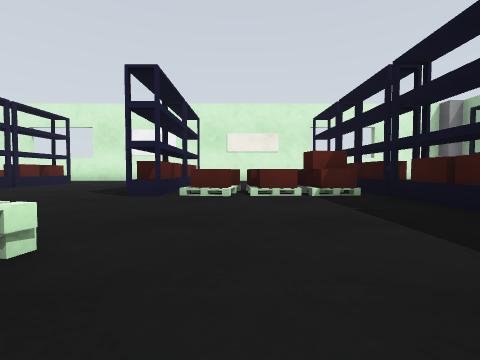
[1] (above)

21 first-person views from a walk through a robot-simulator world made for Gazebo. The camera is 0.39 m above the floor, tilts 2° down and sees 85° across. The floor is counted in squares, 1 m on a side. Each view is taken from the middle of a square. On the plan, view 1 faces up. The plan holds only what a view shows up to about 9 squares ahead; the rest is blank. Surface patterns are stand-ins for the level's own textures.

[2]
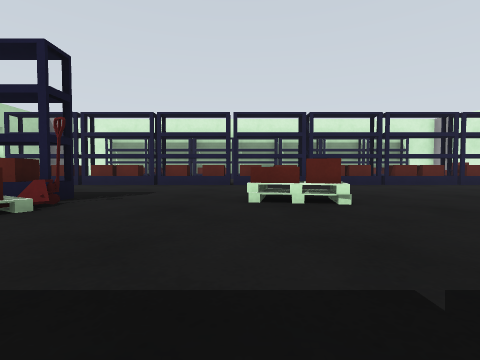

[3]
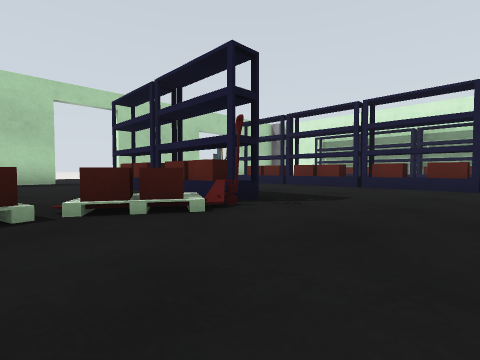

[4]
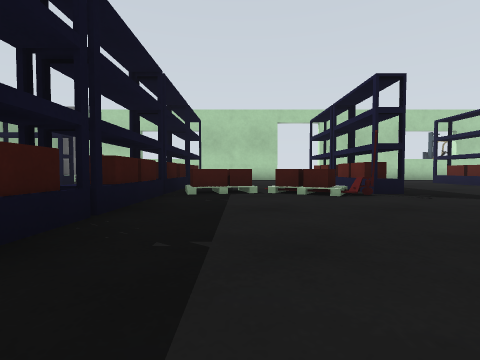

[5]
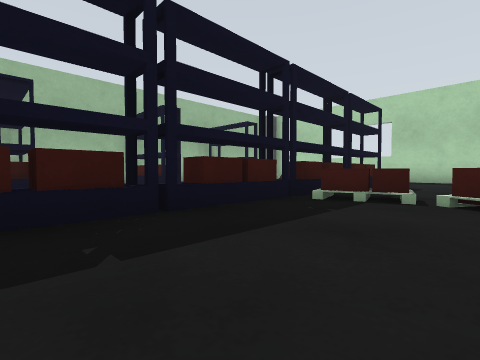

[6]
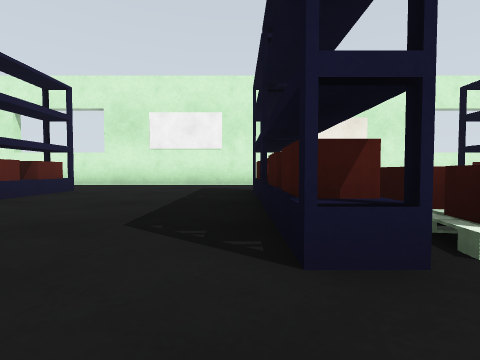

[7]
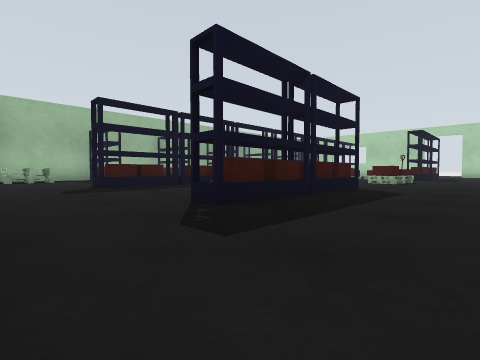

[8]
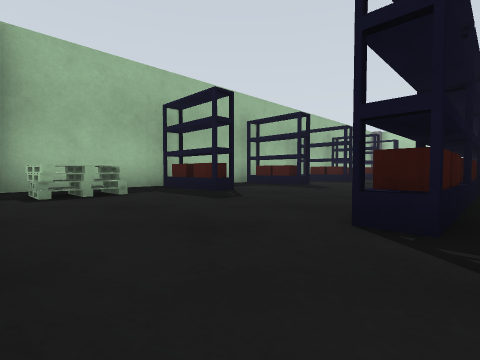

[9]
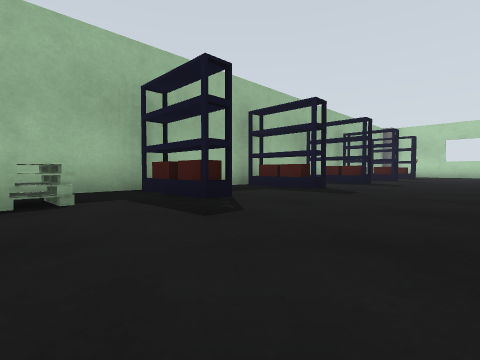

[10]
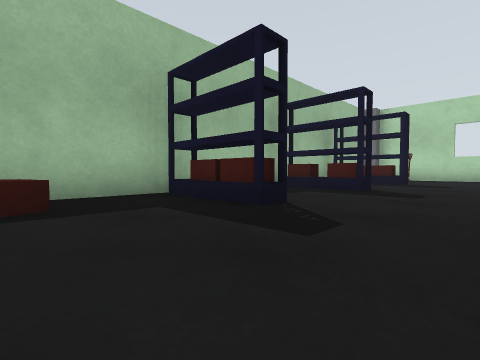

[11]
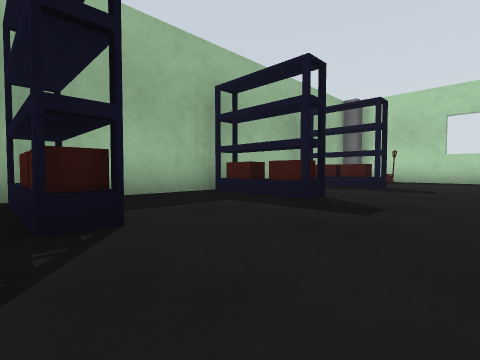

[12]
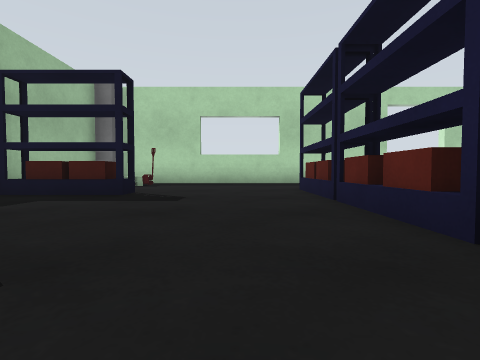

[13]
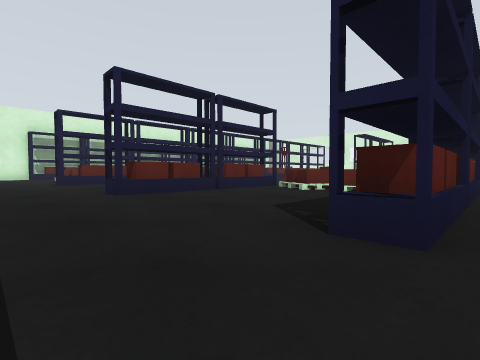

[14]
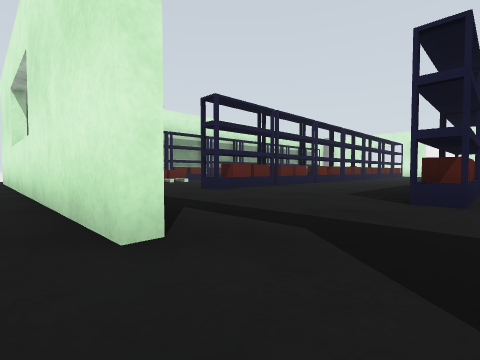

[15]
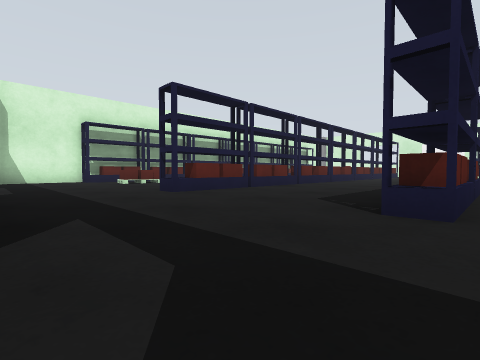

[16]
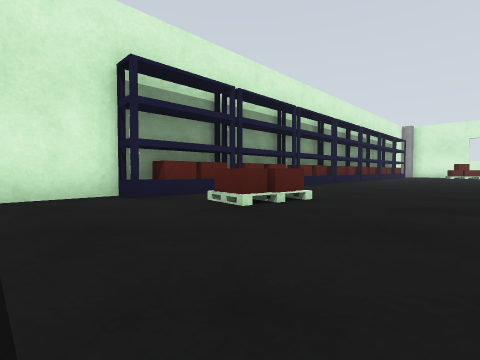

[17]
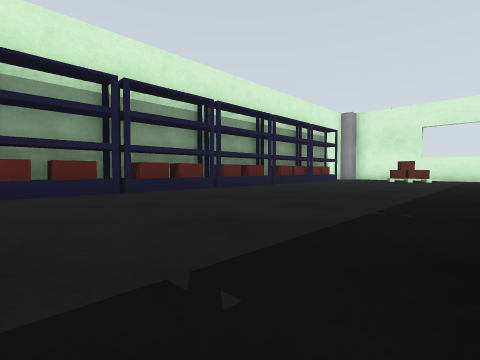

[18]
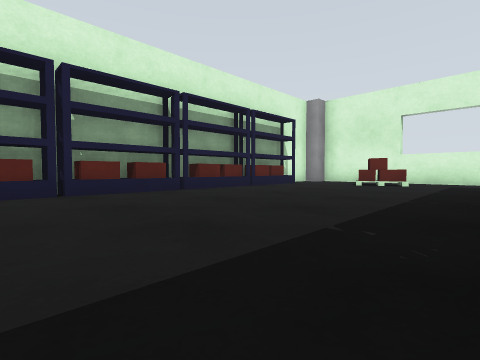

[19]
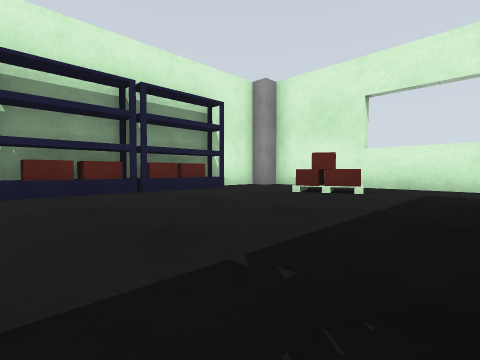

[20]
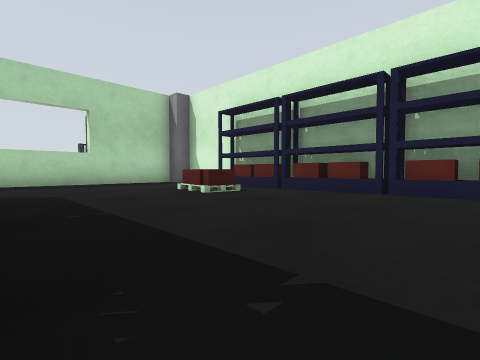

[21]
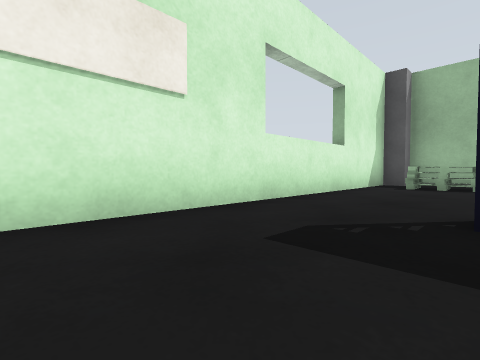

### Floor plan
Key: @ floor where view 1 was taken; # wall or solid block; x gap in a wall; . main floor; : floor 0.1 m higher than the main floor; = window, fence, low wall or low ledge.
Columns run from 11 left of view 1 to 8 right of it. Each row starts with its distance up from view 1.
 11 ####################
 10 #..................#
  9 #.##..............##
  8 #.=...#...#...#...=#
  7 #.....#...#...#..###
  6 #.....#...#...#....#
  5 #.....#...#=###....#
  4 #.....#...#=#.#..###
  3 #.....#.......#...##
  2 #.....#.......#....#
  1 #.....#..#....#..###
  0 #.....#..=.@..#....#
 -1 #.....#.......#....#
 -2 #.....#.......#..###
 -3 #.....#...#==:x....#
 -4 #.....#...#...#....#
 -5 #.=...#...#...#..###
 -6 #.=...#...#...#....#
 -7 #.................=#
 -8 #.................=#
 -9 #########..#########
-10   .........

Positions as (right, up) in squares from view 1, and headings:
1: (0, 0), facing up
2: (2, 0), facing left
3: (1, 0), facing down-left
4: (1, 2), facing down
5: (0, 1), facing down-right
6: (-2, 3), facing up
7: (-4, 10), facing down-right
8: (2, 10), facing down-right
9: (3, 9), facing down-right
10: (4, 3), facing down-right
11: (4, 1), facing down-right
12: (4, -1), facing down
13: (3, -8), facing up-left
14: (-1, -10), facing up-left
15: (-1, -9), facing up-left
16: (-7, -8), facing up-left
17: (-6, -2), facing up-left
18: (-6, 1), facing up-left
19: (-6, 4), facing up-left
20: (-6, -1), facing down-left
21: (0, 8), facing up-right
